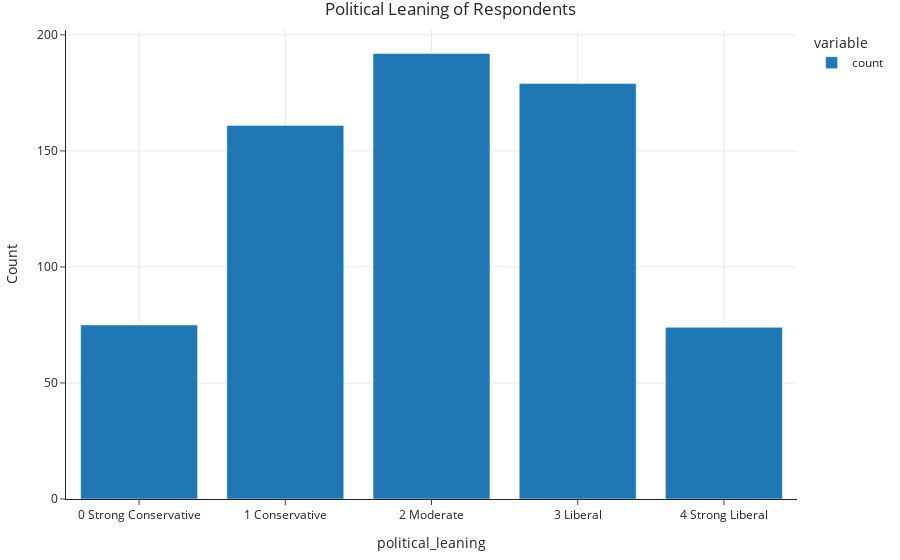

The code cell stored with this chart in its notebook:
### Code cell
plot1

### Figure 1 — Plotly figure (JSON) as saved in the notebook; plotly's stock layout.template omitted (floating-point values rounded to 4 significant figures)
{"data": [{"alignmentgroup": "True", "hovertemplate": "variable=count<br>political_leaning=%{x}<br>Count=%{y}<extra></extra>", "legendgroup": "count", "marker": {"color": "#1F77B4", "pattern": {"shape": ""}}, "name": "count", "offsetgroup": "count", "orientation": "v", "showlegend": true, "textposition": "auto", "type": "bar", "x": ["0 Strong Conservative", "1 Conservative", "2 Moderate", "3 Liberal", "4 Strong Liberal"], "xaxis": "x", "y": [75, 161, 192, 179, 74], "yaxis": "y"}], "layout": {"barmode": "relative", "legend": {"title": {"text": "variable"}, "tracegroupgap": 0}, "title": {"text": "Political Leaning of Respondents"}, "xaxis": {"anchor": "y", "domain": [0, 1], "title": {"text": "political_leaning"}}, "yaxis": {"anchor": "x", "domain": [0, 1], "title": {"text": "Count"}}}}
